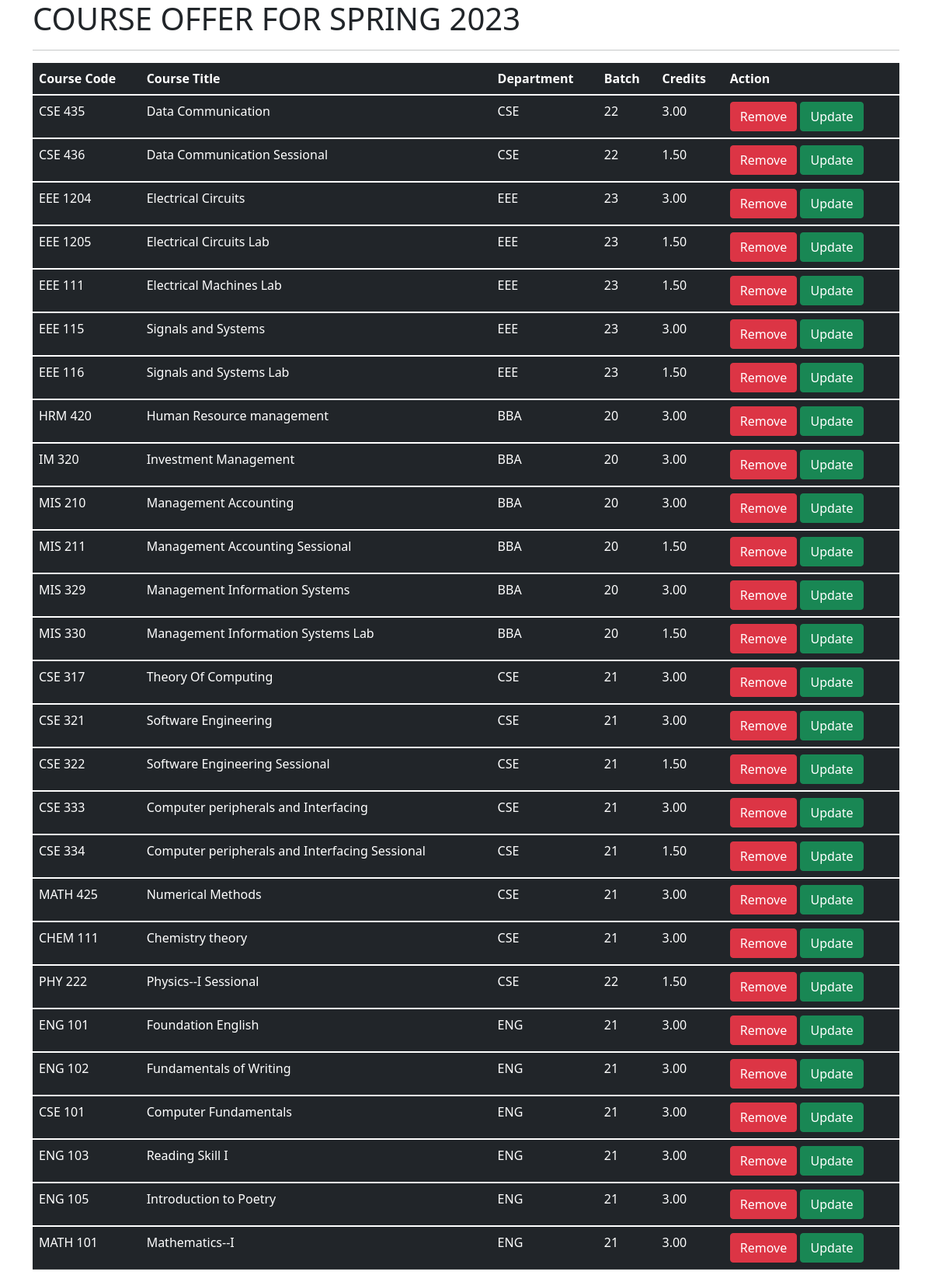
The app's page /all_emp with its own data.
### Course_Offer/models.py (models this page shows, shortened)
class Course(models.Model):
    Course_Code = models.CharField(max_length=100)
    Course_Title = models.CharField(max_length=100)
    dept = models.ForeignKey(Department, on_delete=models.CASCADE)
    Batch = models.ForeignKey(Batch, on_delete=models.CASCADE)
    Credits = models.CharField(max_length=100, null=False)
    def __str__(self):
        return "%s %s %s" %(self.Course_Code, self.Course_Title, self.Batch)

class Department(models.Model):
    name = models.CharField(max_length=100,null=False)

class Batch(models.Model):
    name = models.CharField(max_length=100, null=False)
    def __str__(self):
        return self.name

### Course_Offer/views.py (the view)
# urls.py: path('all_emp', views.all_emp, name='all_emp'),
def all_emp(request):
    emps = Course.objects.all()
    context = {
        'emps': emps
    }
    print(context)
    return render(request, 'view_all_Course.html', context)

### Course_Offer/templates/view_all_Course.html (shortened to what this page needs)
<!DOCTYPE html>
<html lang="en">
<head>
  <link href="https://cdn.jsdelivr.net/npm/bootstrap@5.1.3/dist/css/bootstrap.min.css" rel="stylesheet">
</head>
  <body>
  <div class="container">
          <h1>COURSE OFFER FOR SPRING 2023</h1>
      <hr>
     <table class="table table-dark">
  <thead>
    <tr>
      <th scope="col">Course Code</th>
      <th scope="col">Course Title</th>
      <th scope="col">Department</th>
      <th scope="col">Batch</th>
      <th scope="col">Credits</th>
      <th scope="col">Action</th>
    </tr>
  </thead>
         {% for emp in emps %}
  <tbody>
    <tr>
      <td>{{emp.Course_Code}}</td>
      <td>{{emp.Course_Title}}</td>
      <td>{{emp.dept.name}}</td>
      <td>{{emp.Batch.name}}</td>
      <td>{{emp.Credits}}</td>
      <td>
          <a href="{% url 'delete' id=emp.id %}" class="btn btn-danger md-sm">Remove</a>
          <a href="{% url 'update' id=emp.id %}" class="btn btn-success md-sm">Update</a>
      </td>
    </tr>
  </tbody>
         {% endfor %}
</table>
  </div>
  </body>
</html>

### records on screen
Course: Course_Code "CSE 435", Course_Title "Data Communication", dept.name "CSE", Batch.name "22", Credits "3.00"
Course: Course_Code "CSE 436", Course_Title "Data Communication Sessional", dept.name "CSE", Batch.name "22", Credits "1.50"
Course: Course_Code "EEE 1204", Course_Title "Electrical Circuits", dept.name "EEE", Batch.name "23", Credits "3.00"
Course: Course_Code "EEE 1205", Course_Title "Electrical Circuits Lab", dept.name "EEE", Batch.name "23", Credits "1.50"
Course: Course_Code "EEE 111", Course_Title "Electrical Machines Lab", dept.name "EEE", Batch.name "23", Credits "1.50"
Course: Course_Code "EEE 115", Course_Title "Signals and Systems", dept.name "EEE", Batch.name "23", Credits "3.00"
Course: Course_Code "EEE 116", Course_Title "Signals and Systems Lab", dept.name "EEE", Batch.name "23", Credits "1.50"
Course: Course_Code "HRM 420", Course_Title "Human Resource management", dept.name "BBA", Batch.name "20", Credits "3.00"
Course: Course_Code "IM 320", Course_Title "Investment Management", dept.name "BBA", Batch.name "20", Credits "3.00"
Course: Course_Code "MIS 210", Course_Title "Management Accounting", dept.name "BBA", Batch.name "20", Credits "3.00"
Course: Course_Code "MIS 211", Course_Title "Management Accounting Sessional", dept.name "BBA", Batch.name "20", Credits "1.50"
Course: Course_Code "MIS 329", Course_Title "Management Information Systems", dept.name "BBA", Batch.name "20", Credits "3.00"
Course: Course_Code "MIS 330", Course_Title "Management Information Systems Lab", dept.name "BBA", Batch.name "20", Credits "1.50"
Course: Course_Code "CSE 317", Course_Title "Theory Of Computing", dept.name "CSE", Batch.name "21", Credits "3.00"
Course: Course_Code "CSE 321", Course_Title "Software Engineering", dept.name "CSE", Batch.name "21", Credits "3.00"
Course: Course_Code "CSE 322", Course_Title "Software Engineering Sessional", dept.name "CSE", Batch.name "21", Credits "1.50"
Course: Course_Code "CSE 333", Course_Title "Computer peripherals and Interfacing", dept.name "CSE", Batch.name "21", Credits "3.00"
Course: Course_Code "CSE 334", Course_Title "Computer peripherals and Interfacing Sessional", dept.name "CSE", Batch.name "21", Credits "1.50"
Course: Course_Code "MATH 425", Course_Title "Numerical Methods", dept.name "CSE", Batch.name "21", Credits "3.00"
Course: Course_Code "CHEM 111", Course_Title "Chemistry theory", dept.name "CSE", Batch.name "21", Credits "3.00"
Course: Course_Code "PHY 222", Course_Title "Physics--I Sessional", dept.name "CSE", Batch.name "22", Credits "1.50"
Course: Course_Code "ENG 101", Course_Title "Foundation English", dept.name "ENG", Batch.name "21", Credits "3.00"
Course: Course_Code "ENG 102", Course_Title "Fundamentals of Writing", dept.name "ENG", Batch.name "21", Credits "3.00"
Course: Course_Code "CSE 101", Course_Title "Computer Fundamentals", dept.name "ENG", Batch.name "21", Credits "3.00"
Course: Course_Code "ENG 103", Course_Title "Reading Skill I", dept.name "ENG", Batch.name "21", Credits "3.00"
Course: Course_Code "ENG 105", Course_Title "Introduction to Poetry", dept.name "ENG", Batch.name "21", Credits "3.00"
Course: Course_Code "MATH 101", Course_Title "Mathematics--I", dept.name "ENG", Batch.name "21", Credits "3.00"
